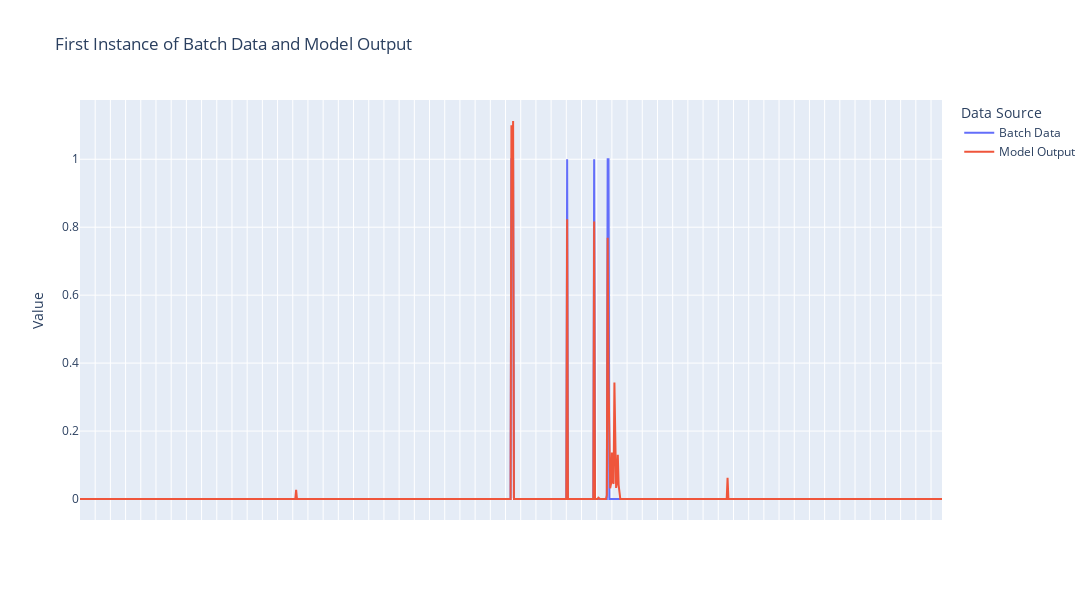

Source (notebook cell):
### Code cell
batch_data = model_5.generate_batch(1)
model_output_data = model_5(batch_data)

plot_batch_data(batch_data, model_output_data, tree, 0)

### Figure 1 — Plotly figure (JSON) as saved in the notebook; plotly's stock layout.template omitted (floating-point values rounded to 4 significant figures; data arrays with more than 128 entries replaced by an {"elided": "..."} marker saying what was removed)
{"data": [{"hovertemplate": "%{x}<br>%{y}", "mode": "lines", "name": "Batch Data", "type": "scatter", "x": {"elided": "1022 str values"}, "y": {"elided": "1022 int values"}}, {"hovertemplate": "%{x}<br>%{y}", "mode": "lines", "name": "Model Output", "type": "scatter", "x": {"elided": "1022 str values"}, "y": {"elided": "1022 float values"}}], "layout": {"height": 600, "legend": {"title": {"text": "Data Source"}}, "title": {"text": "First Instance of Batch Data and Model Output"}, "width": 1200, "xaxis": {"hoverformat": "%{x}", "showticklabels": false, "title": {}}, "yaxis": {"title": {"text": "Value"}}}}
